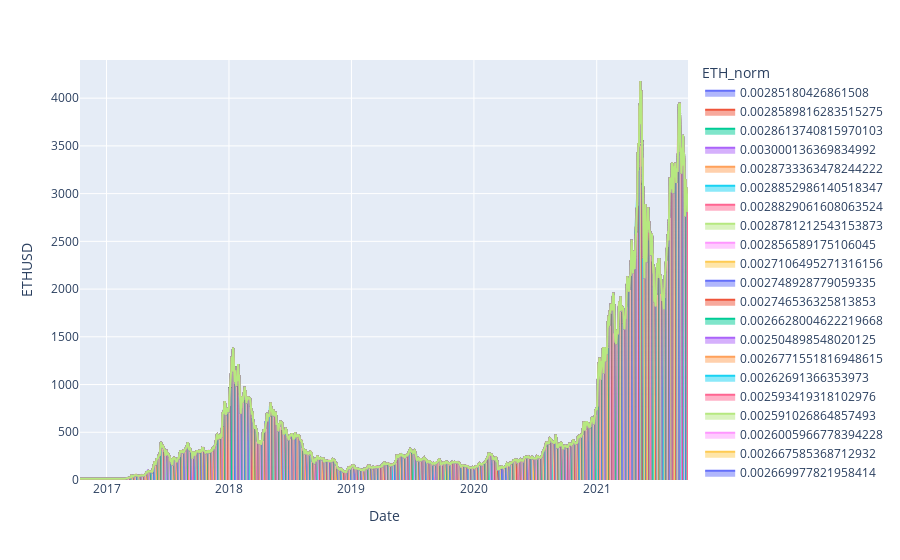

Notebook code for this chart:
### Code cell
# Create area plot
px.area(
    merged_BTCETH_new,
    x="Date",
    y="ETHUSD",
    color="ETH_norm",
    line_group="ETHUSD",
)
